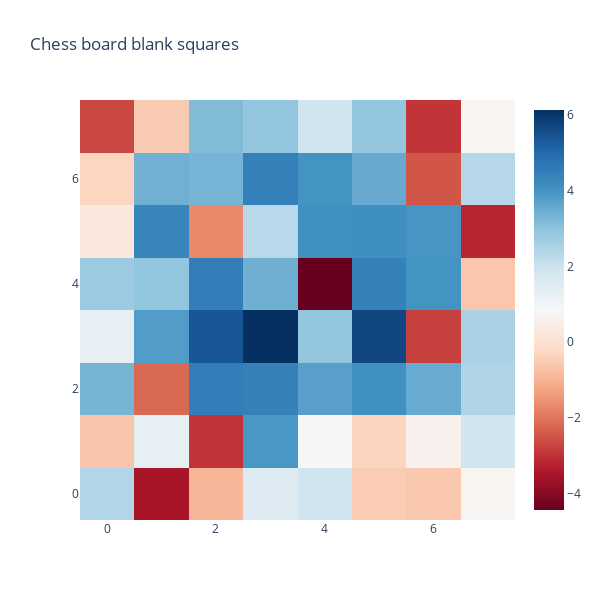
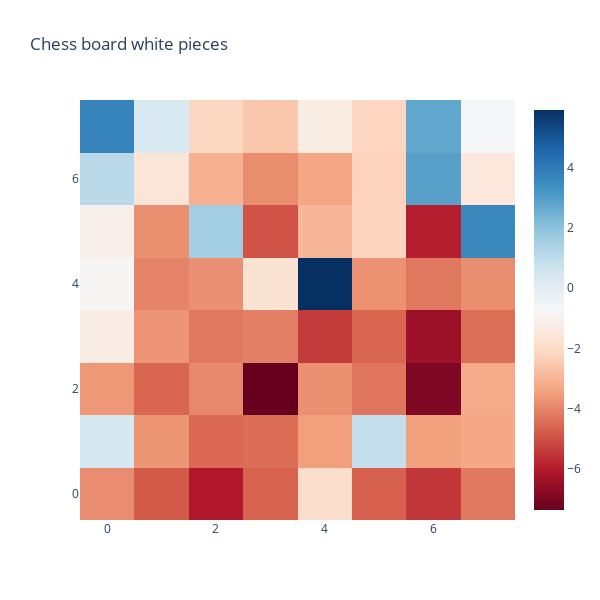
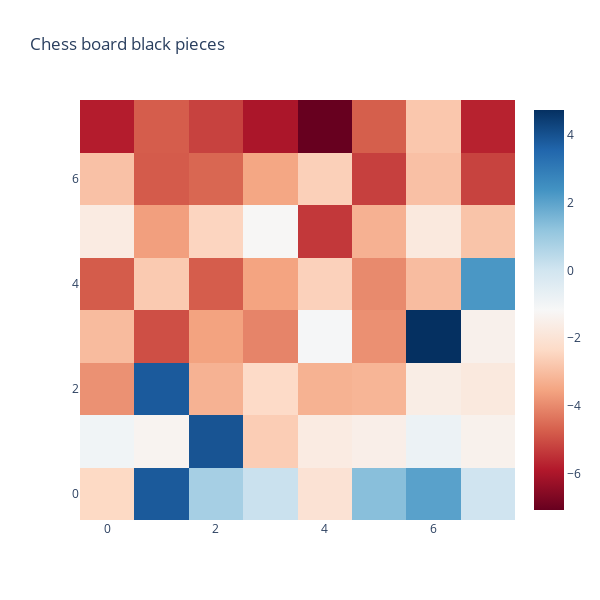

These figures' notebook cell, in order:
### Code cell
move_13_probe_out = probe_out[0][0][13]
print(move_13_probe_out.shape)
plot_board_state(move_13_probe_out[:, :, 0], "Chess board blank squares")
plot_board_state(move_13_probe_out[:, :, 1], "Chess board white pieces")
plot_board_state(move_13_probe_out[:, :, 2], "Chess board black pieces")
plot_board_state(move_13_state, "Chess board state")

### Figure 1 — Plotly figure (JSON) as saved in the notebook; plotly's stock layout.template omitted (floating-point values rounded to 4 significant figures)
{"data": [{"colorscale": [[0, "rgb(103,0,31)"], [0.1, "rgb(178,24,43)"], [0.2, "rgb(214,96,77)"], [0.3, "rgb(244,165,130)"], [0.4, "rgb(253,219,199)"], [0.5, "rgb(247,247,247)"], [0.6, "rgb(209,229,240)"], [0.7, "rgb(146,197,222)"], [0.8, "rgb(67,147,195)"], [0.9, "rgb(33,102,172)"], [1, "rgb(5,48,97)"]], "type": "heatmap", "z": [[2.416, -3.506, -0.9341, 1.55, 1.911, -0.5029, -0.574, 0.7222], [-0.6337, 1.326, -2.955, 3.932, 0.8832, -0.3307, 0.5991, 1.908], [3.304, -2.182, 4.521, 4.429, 3.734, 4.08, 3.516, 2.465], [1.307, 3.823, 5.383, 6.122, 2.952, 5.674, -2.748, 2.552], [2.791, 2.961, 4.523, 3.421, -4.422, 4.439, 3.999, -0.5946], [0.2323, 4.324, -1.691, 2.314, 4.074, 4.114, 3.979, -3.158], [-0.2986, 3.394, 3.324, 4.469, 4.002, 3.539, -2.465, 2.35], [-2.663, -0.5109, 3.179, 2.945, 1.91, 2.919, -2.941, 0.7425]]}], "layout": {"autosize": false, "height": 600, "title": {"text": "Chess board blank squares"}, "width": 600, "xaxis": {"nticks": 8, "ticks": ""}, "yaxis": {"nticks": 8, "ticks": ""}}}

### Figure 2 — Plotly figure (JSON) as saved in the notebook; plotly's stock layout.template omitted (floating-point values rounded to 4 significant figures)
{"data": [{"colorscale": [[0, "rgb(103,0,31)"], [0.1, "rgb(178,24,43)"], [0.2, "rgb(214,96,77)"], [0.3, "rgb(244,165,130)"], [0.4, "rgb(253,219,199)"], [0.5, "rgb(247,247,247)"], [0.6, "rgb(209,229,240)"], [0.7, "rgb(146,197,222)"], [0.8, "rgb(67,147,195)"], [0.9, "rgb(33,102,172)"], [1, "rgb(5,48,97)"]], "type": "heatmap", "z": [[-3.851, -4.805, -6.071, -4.653, -1.922, -4.676, -5.445, -4.221], [0.4149, -3.667, -4.546, -4.441, -3.496, 0.8354, -3.452, -3.296], [-3.633, -4.595, -3.961, -7.358, -3.767, -4.291, -6.948, -3.235], [-1.254, -3.709, -4.222, -4.095, -5.413, -4.595, -6.395, -4.42], [-0.8279, -4.003, -3.776, -1.688, 5.912, -3.744, -4.247, -3.819], [-1.093, -3.791, 1.588, -4.936, -2.968, -2.191, -5.925, 3.577], [1.12, -1.569, -3.115, -3.845, -3.32, -2.216, 2.91, -1.498], [3.722, 0.3075, -2.144, -2.541, -1.266, -2.163, 2.758, -0.6674]]}], "layout": {"autosize": false, "height": 600, "title": {"text": "Chess board white pieces"}, "width": 600, "xaxis": {"nticks": 8, "ticks": ""}, "yaxis": {"nticks": 8, "ticks": ""}}}

### Figure 3 — Plotly figure (JSON) as saved in the notebook; plotly's stock layout.template omitted (floating-point values rounded to 4 significant figures)
{"data": [{"colorscale": [[0, "rgb(103,0,31)"], [0.1, "rgb(178,24,43)"], [0.2, "rgb(214,96,77)"], [0.3, "rgb(244,165,130)"], [0.4, "rgb(253,219,199)"], [0.5, "rgb(247,247,247)"], [0.6, "rgb(209,229,240)"], [0.7, "rgb(146,197,222)"], [0.8, "rgb(67,147,195)"], [0.9, "rgb(33,102,172)"], [1, "rgb(5,48,97)"]], "type": "heatmap", "z": [[-2.382, 3.808, 0.81, 0.1485, -2.038, 1.325, 2.039, 0.02858], [-0.9579, -1.341, 3.933, -2.664, -1.687, -1.548, -0.8363, -1.433], [-3.87, 3.801, -3.242, -2.329, -3.249, -3.19, -1.604, -1.775], [-3.042, -4.981, -3.564, -4.085, -1.118, -3.888, 4.727, -1.455], [-4.772, -2.72, -4.756, -3.547, -2.559, -3.986, -3.02, 2.267], [-1.69, -3.623, -2.472, -1.213, -5.356, -3.257, -1.778, -2.86], [-2.908, -4.789, -4.594, -3.488, -2.588, -5.227, -2.937, -5.19], [-5.817, -4.753, -5.2, -6.004, -7.066, -4.729, -2.791, -5.731]]}], "layout": {"autosize": false, "height": 600, "title": {"text": "Chess board black pieces"}, "width": 600, "xaxis": {"nticks": 8, "ticks": ""}, "yaxis": {"nticks": 8, "ticks": ""}}}
